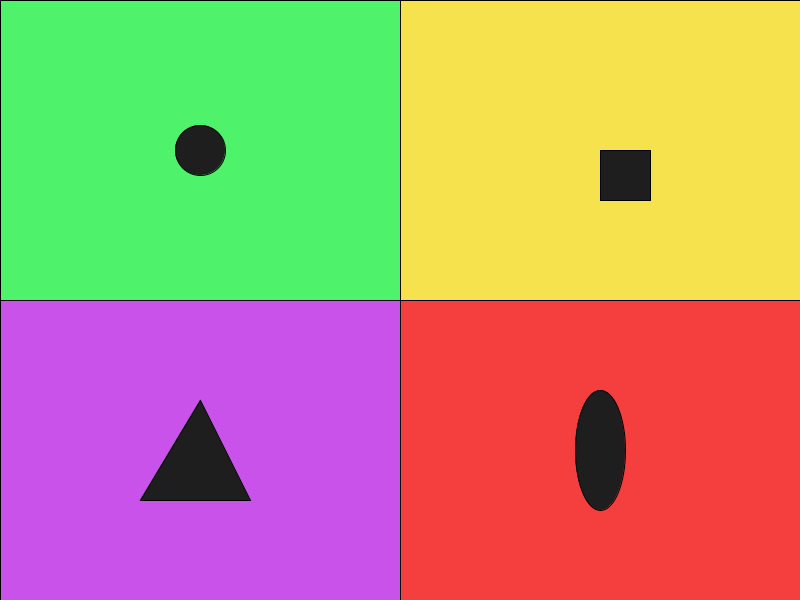
Frame 1 (no input)
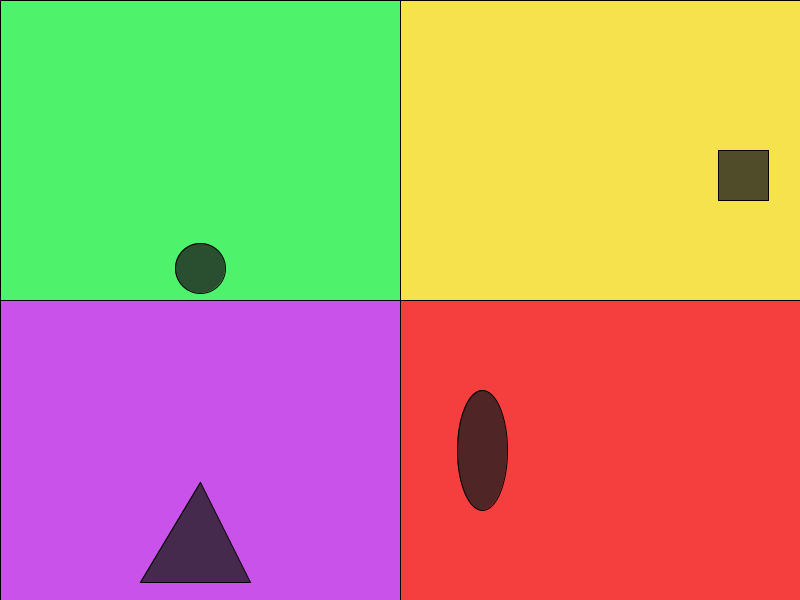
Frame 60 (the mouse pressed at the canvas centre just before this capture)
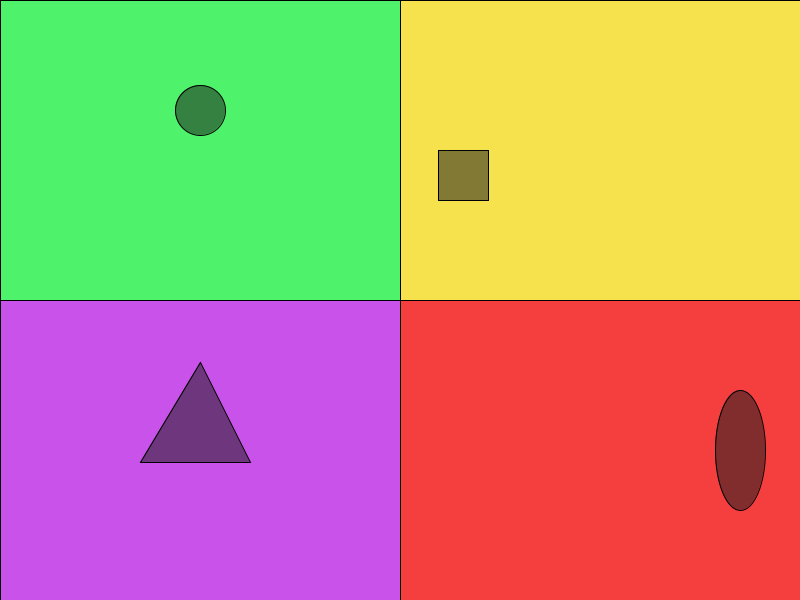
Frame 120 (the mouse held since frame 60 and released just before this capture)

The Processing sketch that drew these frames (run headless with seeded random() and noise(); from frame 60 on, the mouse is pressed at the canvas centre):

// Processing sketch: SplitMover
// ── SplitMover.pde
/*
  Name: SplitMover
  Author: Rodrick Moore
  Date: 9/23/19
  Description: Four different shapes are moving in four 
  different colored quadrants.  Each shape moves in a different manner as 
  described below.  Each shape teleports to the opposite edge when it reaches 
  its far edge.  Each shape is bound to its quadrant.
    Top left quadrant: Vertically Down
    Top right quadrant: Horizontally Left to right
    Bottom right quadrant: Horizontally right to left
    Bottom left quadrant: Vertically Up
*/
int transparency;
float circleHeight;
float rectWidth;
float ovalWidth;
float triangleHeight;
float triangleHeight2;
float triangleHeight3;

void setup()
{
  size(800,600);
  transparency = 255;
  circleHeight = height/4;
  rectWidth = width-200;
  ovalWidth = width-200;
  triangleHeight = height-200;
  triangleHeight2 = height-100;
  triangleHeight3 = height-100;
}

void draw()
{
  background(200);
  fill(#4EF26B);
  rect(0,0,width/2,height/2);   // coordinate lines
  fill(#C953EA);
  rect(0,height/2,width/2,height/2);
  fill(#F5E24D);
  rect(width/2,0,width,height/2);
  fill(#F53E3E);
  rect(width/2,height/2,width,height);

  fill(30,transparency);
  ellipse(width/4,circleHeight,50,50);  // circle
  circleHeight = circleHeight + 2;
  transparency = transparency - 1;
  
  if(circleHeight >= height-323)
  {
    circleHeight = 0;
    ellipse(width/4,circleHeight,50,50);
  }
  
  rect(rectWidth,height/4,50,50);   // rectangle
  rectWidth = rectWidth + 2;
  
  if(rectWidth >= width)
  {
    rectWidth = width/2;
    rect(rectWidth,height/4,50,50);
  }
  
  triangle(width/4,triangleHeight,width-660,triangleHeight2,width-550,triangleHeight3); // triangle
  triangleHeight = triangleHeight - 2;
  triangleHeight2 = triangleHeight2 - 2;
  triangleHeight3 = triangleHeight3 - 2;
  if(triangleHeight <= height/2)
  {
    triangleHeight = height-100;
    triangleHeight2 = height;
    triangleHeight3 = height;
  }
  
  ellipse(ovalWidth,height-150,50,120);  // oval
  ovalWidth = ovalWidth - 2;
  if(ovalWidth <= width-378)
  {
    ovalWidth = width;
    ellipse(ovalWidth,height-150,50,120);
  }
}
